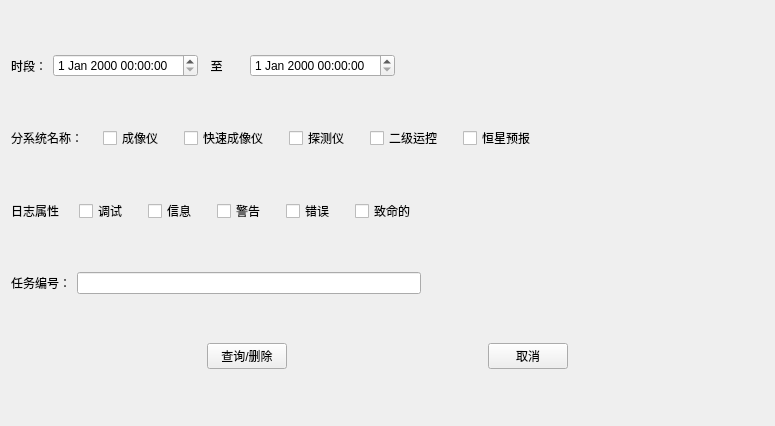
<?xml version="1.0" encoding="UTF-8"?>
<ui version="4.0">
 <class>LogQueryDialog</class>
 <widget class="QWidget" name="LogQueryDialog">
  <property name="geometry">
   <rect>
    <x>0</x>
    <y>0</y>
    <width>775</width>
    <height>426</height>
   </rect>
  </property>
  <property name="windowTitle">
   <string>Form</string>
  </property>
  <layout class="QVBoxLayout" name="verticalLayout">
   <item>
    <layout class="QHBoxLayout" name="horizontalLayout_5">
     <item>
      <widget class="QLabel" name="label_10">
       <property name="sizePolicy">
        <sizepolicy hsizetype="Minimum" vsizetype="Preferred">
         <horstretch>0</horstretch>
         <verstretch>0</verstretch>
        </sizepolicy>
       </property>
       <property name="text">
        <string>时段：</string>
       </property>
      </widget>
     </item>
     <item>
      <widget class="QDateTimeEdit" name="dateTimeEdit"/>
     </item>
     <item>
      <widget class="QLabel" name="label_3">
       <property name="sizePolicy">
        <sizepolicy hsizetype="Preferred" vsizetype="Preferred">
         <horstretch>0</horstretch>
         <verstretch>0</verstretch>
        </sizepolicy>
       </property>
       <property name="minimumSize">
        <size>
         <width>40</width>
         <height>0</height>
        </size>
       </property>
       <property name="text">
        <string>  至</string>
       </property>
      </widget>
     </item>
     <item>
      <widget class="QDateTimeEdit" name="dateTimeEdit_2"/>
     </item>
     <item>
      <spacer name="horizontalSpacer_9">
       <property name="orientation">
        <enum>Qt::Horizontal</enum>
       </property>
       <property name="sizeHint" stdset="0">
        <size>
         <width>348</width>
         <height>18</height>
        </size>
       </property>
      </spacer>
     </item>
    </layout>
   </item>
   <item>
    <layout class="QHBoxLayout" name="horizontalLayout_9">
     <property name="spacing">
      <number>20</number>
     </property>
     <item>
      <widget class="QLabel" name="label_11">
       <property name="text">
        <string>分系统名称：</string>
       </property>
      </widget>
     </item>
     <item>
      <widget class="QCheckBox" name="checkBox_23">
       <property name="text">
        <string>成像仪</string>
       </property>
      </widget>
     </item>
     <item>
      <widget class="QCheckBox" name="checkBox_24">
       <property name="text">
        <string>快速成像仪</string>
       </property>
      </widget>
     </item>
     <item>
      <widget class="QCheckBox" name="checkBox_25">
       <property name="text">
        <string>探测仪</string>
       </property>
      </widget>
     </item>
     <item>
      <widget class="QCheckBox" name="checkBox_26">
       <property name="text">
        <string>二级运控</string>
       </property>
      </widget>
     </item>
     <item>
      <widget class="QCheckBox" name="checkBox_27">
       <property name="text">
        <string>恒星预报</string>
       </property>
      </widget>
     </item>
     <item>
      <spacer name="horizontalSpacer_13">
       <property name="orientation">
        <enum>Qt::Horizontal</enum>
       </property>
       <property name="sizeHint" stdset="0">
        <size>
         <width>40</width>
         <height>20</height>
        </size>
       </property>
      </spacer>
     </item>
    </layout>
   </item>
   <item>
    <layout class="QHBoxLayout" name="horizontalLayout_13">
     <property name="spacing">
      <number>20</number>
     </property>
     <item>
      <widget class="QLabel" name="label_14">
       <property name="text">
        <string>日志属性</string>
       </property>
      </widget>
     </item>
     <item>
      <widget class="QCheckBox" name="checkBox_34">
       <property name="text">
        <string>调试</string>
       </property>
      </widget>
     </item>
     <item>
      <widget class="QCheckBox" name="checkBox_35">
       <property name="text">
        <string>信息</string>
       </property>
      </widget>
     </item>
     <item>
      <widget class="QCheckBox" name="checkBox_36">
       <property name="text">
        <string>警告</string>
       </property>
      </widget>
     </item>
     <item>
      <widget class="QCheckBox" name="checkBox_37">
       <property name="text">
        <string>错误</string>
       </property>
      </widget>
     </item>
     <item>
      <widget class="QCheckBox" name="checkBox_38">
       <property name="text">
        <string>致命的</string>
       </property>
      </widget>
     </item>
     <item>
      <spacer name="horizontalSpacer_17">
       <property name="orientation">
        <enum>Qt::Horizontal</enum>
       </property>
       <property name="sizeHint" stdset="0">
        <size>
         <width>40</width>
         <height>20</height>
        </size>
       </property>
      </spacer>
     </item>
    </layout>
   </item>
   <item>
    <layout class="QHBoxLayout" name="horizontalLayout_11">
     <item>
      <widget class="QLabel" name="label_12">
       <property name="text">
        <string>任务编号：</string>
       </property>
      </widget>
     </item>
     <item>
      <widget class="QLineEdit" name="lineEdit_3"/>
     </item>
     <item>
      <spacer name="horizontalSpacer_15">
       <property name="orientation">
        <enum>Qt::Horizontal</enum>
       </property>
       <property name="sizeHint" stdset="0">
        <size>
         <width>40</width>
         <height>20</height>
        </size>
       </property>
      </spacer>
     </item>
    </layout>
   </item>
   <item>
    <layout class="QHBoxLayout" name="horizontalLayout_10">
     <item>
      <spacer name="horizontalSpacer_14">
       <property name="orientation">
        <enum>Qt::Horizontal</enum>
       </property>
       <property name="sizeHint" stdset="0">
        <size>
         <width>40</width>
         <height>20</height>
        </size>
       </property>
      </spacer>
     </item>
     <item>
      <widget class="QPushButton" name="pushButton_5">
       <property name="text">
        <string>查询/删除</string>
       </property>
      </widget>
     </item>
     <item>
      <spacer name="horizontalSpacer_16">
       <property name="orientation">
        <enum>Qt::Horizontal</enum>
       </property>
       <property name="sizeHint" stdset="0">
        <size>
         <width>40</width>
         <height>20</height>
        </size>
       </property>
      </spacer>
     </item>
     <item>
      <widget class="QPushButton" name="pushButton_6">
       <property name="text">
        <string>取消</string>
       </property>
      </widget>
     </item>
     <item>
      <spacer name="horizontalSpacer_18">
       <property name="orientation">
        <enum>Qt::Horizontal</enum>
       </property>
       <property name="sizeHint" stdset="0">
        <size>
         <width>40</width>
         <height>20</height>
        </size>
       </property>
      </spacer>
     </item>
    </layout>
   </item>
  </layout>
 </widget>
 <resources/>
 <connections/>
</ui>
